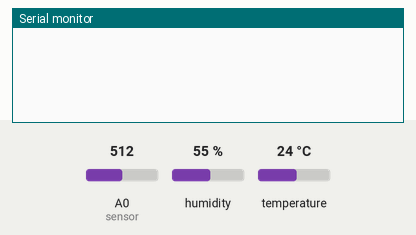
This sketch was run on a simulated ESP8266 (NodeMCU). Shown: the last lines printed to the serial monitor. Inputs (shaded band) come from the test bench; at power-on: humidity 55 %, A0 (sensor) = 512, temperature 24 °C. WiFi joins after 1.5 s; servers stay silent unless stated.

Above: at 3.0 s.
3.1 s: humidity set to 22 %
At 4.4 s:
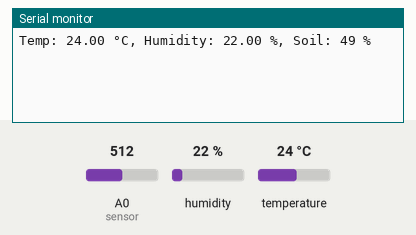
7.3 s: A0 (sensor) set to 716
At 8.6 s:
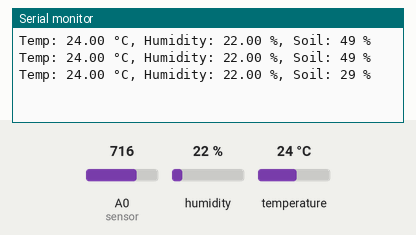
8.8 s: temperature set to 12 °C
At 10.2 s:
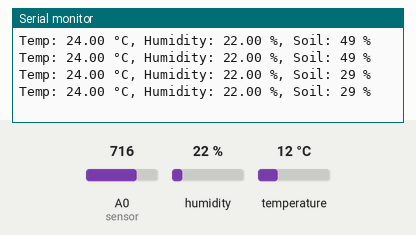
10.3 s: A0 (sensor) set to 900
11.8 s: humidity set to 40 %
At 12.9 s:
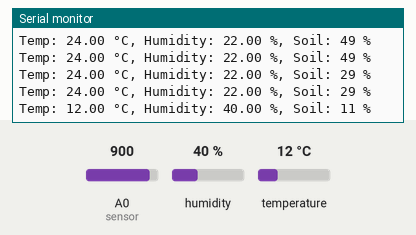
Timing chart, 0 to 14.3 s (numbered marks = the images above; inputs shaded):
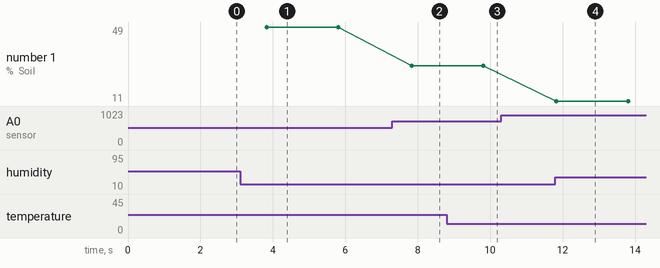

The sketch:

IoT_Based_Smart_Agriculture_Monitoring.ino
```cpp
#define BLYNK_TEMPLATE_ID "TMPL3-4Lyl_yu"
#define BLYNK_TEMPLATE_NAME "IoT Based Smart Agriculture Monitoring"
#define BLYNK_AUTH_TOKEN "qKEqVt1q-ZtKX519NW2boNYFbDq1bm31"

#include <ESP8266WiFi.h>
#include <BlynkSimpleEsp8266.h>
#include <DHT.h>

// Replace these with your Wi-Fi credentials
char auth[] = "qKEqVt1q-ZtKX519NW2boNYFbDq1bm31";
char ssid[] = "TP-Link_4D9C";       // <-- Your WiFi SSID
char pass[] = "M@nd!r@m@1942";   // <-- Your WiFi password

#define DHTPIN 2         // GPIO2 on NodeMCU
#define DHTTYPE DHT11     // Sensor type DHT11
DHT dht(DHTPIN, DHTTYPE);

BlynkTimer timer;

void sendSensorData() {
  float temp = dht.readTemperature();
  float hum = dht.readHumidity();
  int soil = analogRead(A0);  // Soil sensor on A0

  // Convert raw soil value (0-1023) to % moisture (rough scale)
  int soilPercent = map(soil, 1023, 0, 0, 100);  // 100 = Wet, 0 = Dry

  // Send values to Blynk virtual pins
  Blynk.virtualWrite(V0, temp);         // Temperature
  Blynk.virtualWrite(V1, hum);          // Humidity
  Blynk.virtualWrite(V2, soilPercent);  // Soil moisture

  // For debugging via serial monitor
  Serial.print("Temp: ");
  Serial.print(temp);
  Serial.print(" °C, Humidity: ");
  Serial.print(hum);
  Serial.print(" %, Soil: ");
  Serial.print(soilPercent);
  Serial.println(" %");
}

void setup() {
  Serial.begin(9600);
  Blynk.begin(auth, ssid, pass);
  dht.begin();
  timer.setInterval(2000L, sendSensorData); // Run every 2 seconds
}

void loop() {
  Blynk.run();
  timer.run();
}
```

Measured:
- after the input at 3.1 s, the serial monitor: prints a new line after 0.73 s (image 1)
- after the input at 7.3 s, the serial monitor: prints a new line after 0.53 s (image 2)
- after the input at 11.8 s, the serial monitor: prints a new line at once (image 4)
- plotted number 1: 49 → 29 after the input at 7.3 s
